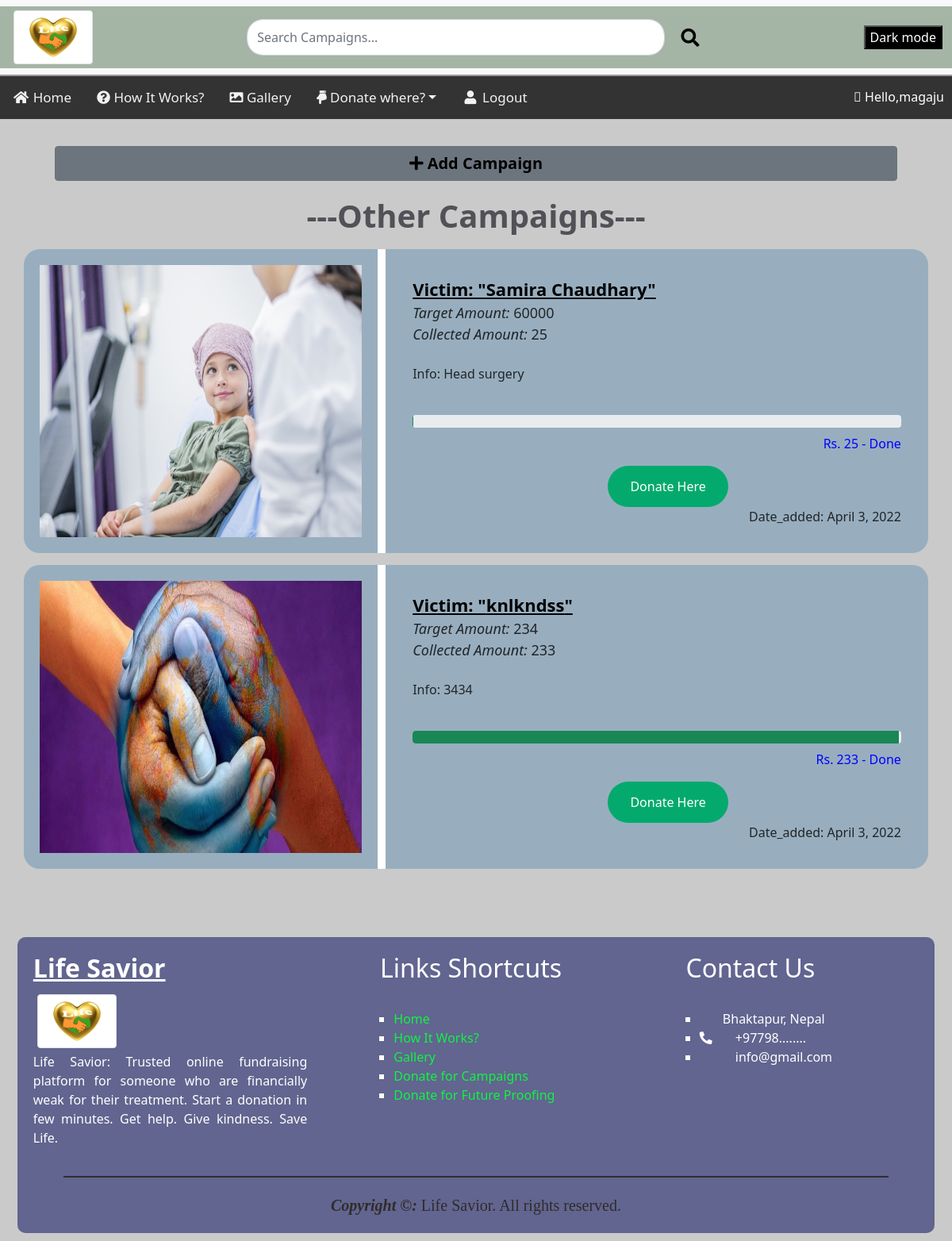
Page /othercampaign/ (signed in) on the committed database.
### app/models.py (models this page shows, shortened)
class OtherCampaign(models.Model):
    manager = models.ForeignKey(User, on_delete=models.CASCADE, default=None)
    Name = models.CharField(max_length=30)
    Image = models.ImageField(upload_to='images/')
    Target = models.IntegerField()
    Collected = models.IntegerField()
    Info = models.CharField(max_length=300)
    Date_added = models.DateField(auto_now_add=True)
    class Meta:
        ordering = ['-id']

### app/views.py (the view)
# urls.py: path('othercampaign/', views.othercampaign, name="campaign"),
def othercampaign(request):
    context = {
        'other_campaigns' : OtherCampaign.objects.all(),
    }
    return render(request, 'othercampaign.html', context)

### templates/othercampaign.html (shortened to what this page needs)
{% extends 'navigation.html' %}
{% load static %}
{% block content %}
<link rel="stylesheet" type="text/CSS" href="{% static './CSS/campaign.css' %}">
<div class="add_camp_btn">
  <button type="button" class="btn btn-secondary" style="width: 90%; margin-left: 5%; margin-top: 2%;">
    <a href="{% url 'create' %}" class="add_camp"><b><i class="fas fa-plus"></i>&nbsp;Add Campaign</b></a>
  </button>
</div>
<div style="text-align:center">
  <h1 class="oth_camp"><b>---Other Campaigns---</b></h1>
</div>
{% for other_campaign in other_campaigns %}
<div class="container" style="background-color:#f1f1f1">
  <div class="row">
    <div class="column-33">
      <img src="{% if other_campaign.Image %}
      {{other_campaign.Image.url}}
      {% else %}
      {% static './Images/blank.jpg' %}
      {% endif %}" class="camp_img" alt="App">
    </div>
    <div class="column-66">
      <a href="{% url 'detail' other_campaign.id %}" class="victim"><b><u>Victim: "{{other_campaign.Name}}"</u></b></a>
      <div class="target"><i>Target Amount:</i> {{other_campaign.Target}}</div>
      <div class="target"><i>Collected Amount:</i> {{other_campaign.Collected}}</div>
      <br>
      <p>Info: {{other_campaign.Info}}</p>
      <br>
      <div class="progress">
        <div class="progress-bar bg-success" role="progressbar" aria-valuenow="75"
          aria-valuemin="0" aria-valuemax="100" style="width: 75%"></div>
      </div>
      <div class="progress_text">Rs. {{ other_campaign.Collected }} - Done</div>
      <br>
      <br>
      <a href="{% url 'khaltirequest' other_campaign.id %}"><button class="button donate_here">Donate Here</button></a>
      <br>
      <div style="float: right;">Date_added: {{other_campaign.Date_added}}</div>
    </div>
    <br>
  </div>
</div>
{% endfor %}
{% endblock content %}

### templates/navigation.html (shortened to what this page needs)
<!DOCTYPE html>
{% load static %}
<html lang="en">
<head>
    <link rel="stylesheet" type="text/CSS" href="{% static './CSS/style.css' %}">
    <link rel="stylesheet" href="https://pro.fontawesome.com/releases/v5.10.0/css/all.css"
 />
    <link href="https://cdn.jsdelivr.net/npm/bootstrap@5.1.3/dist/css/bootstrap.min.css" rel="stylesheet"
>
</head>
<body>
    <header>
        <div class="fixed-top ft">
            <nav class="navbar navbar-light bg-light">
                <div class="container-fluid">
                    <img src="{% static './Images/Heart.png' %}" class="img-thumbnail" alt="logo" height="100px"
                        width="100px">
                    <form class="d-flex" action="{% url 'search' %}" method="GET">
                        <input class="form-control me-2" type="search" placeholder="Search Campaigns..."
                            aria-label="Search" name="search_term" value="{{search_term}}">
                        <button class="btn btn-outline-success search-btn" type="submit"><i class="fas fa-search"></i></button>
                    </form>
                    <button onclick="myFunction()" class="dark-md">Dark mode</button>
                </div>
            </nav>
            <div class="topnav" id="myTopnav">
                <a class="nav-link {% if nav_bar == 'home' %} active {% endif %}" aria-current="page" href="{% url 'home' %}"><i
                        class="fa fa-fw fa-home"></i>&nbsp;Home</a>
                <a class="nav-link {% if nav_bar == 'howitworks' %} active {% endif %}" href="{% url 'howitworks' %}"><i class="fas fa-question-circle"></i>&nbsp;How It Works?</a>
                <a class="nav-link {% if nav_bar == 'gallery' %} active {% endif %}" href="{% url 'gallery' %}"><i class="fas fa-image"></i>&nbsp;Gallery</a>
                <a class="nav-link dropdown-toggle" id="navbarDarkDropdownMenuLink" role="button"
                    data-bs-toggle="dropdown" aria-expanded="false">
                    <i class="fas fa-hand-point-down"></i>&nbsp;Donate where?</a>
                {% if request.user.is_authenticated %}
                <a class="nav-link {% if nav_bar == 'login' %} active {% endif %}" href="{% url 'logout' %}"><i class="fa fa-fw fa-user"></i>&nbsp;Logout</a>
                {% else %}
                <a class="nav-link {% if nav_bar == 'logout' %} active {% endif %}" href="{% url 'login' %}"><i class="fa fa-fw fa-user"></i>&nbsp;Log In</a>
                {% endif %}
                <p class="hello-user"><i class="fal fa-hand-paper"></i>&nbsp;Hello,{{request.user}}</p>
            </div>
        </div>
    </header>
    {% block content %}
    {% endblock content %}
    <footer class="container-footer">
        <div class="row-footer">
            <div class="column-footer">
                <h2><b><u>Life Savior</u></b></h2>
                <img src="{% static './Images/Heart.png' %}" class="img-thumbnail" alt="logo" height="100px"
                    width="100px">
                <br>
                <p>Life Savior: Trusted online fundraising platform for someone who are financially weak for their
                    treatment. Start a donation in few minutes. Get help. Give kindness. Save Life.</p>
            </div>
            <div class="column-footer">
                <h2 style="padding-left: 15%;">Links Shortcuts</h2>
                <br>
                <ul class="footer-ul">
                    <li>
                        <a class="footer-link" href="{% url 'home' %}">Home</a>
                    </li>
                    <li>
                        <a class="footer-link" href="#">How It Works?</a>
                    </li>
                    <li>
                        <a class="footer-link" href="{% url 'gallery' %}">Gallery</a>
                    </li>
                    <li>
                        <a class="footer-link" href="{% url 'campaign' %}">Donate for Campaigns</a>
                    </li>
                    <li>
                        <a class="footer-link" href="#">Donate for Future Proofing</a>
                    </li>
                </ul>
            </div>
            <div class="column-footer">
                <h2 style="padding-left: 15%;">Contact Us</h2>
                <br>
                <ul class="footer-ul">
                    <li>
                        <div style="color: white;">&nbsp;&nbsp;&nbsp;&nbsp;&nbsp;&nbsp;
                            Bhaktapur, Nepal</div>
                    </li>
                    <li>
                        <div style="color: white;"><i class="fas fa-phone-alt"></i>&nbsp;&nbsp;&nbsp;&nbsp;&nbsp;&nbsp;
                            +97798........</div>
                    </li>
                    <li>
                        <div style="color: white;"><i
                                class="far fa-envelope-square"></i>&nbsp;&nbsp;&nbsp;&nbsp;&nbsp;&nbsp; info@gmail.com
                        </div>
                    </li>
                </ul>
            </div>
        </div>
        <div class="copyright"><b><i>Copyright &copy;:</i></b> Life Savior. All rights reserved.</div>
    </footer>
</body>
</html>

### static/CSS/style.css (style rules this page uses)
body { padding: 10px; }
Header { margin-bottom: 10%; }
.topnav { overflow: hidden; background-color: #333; }
.topnav a { float: left; display: block; color: #f2f2f2; text-align: center; padding: 14px 16px; text-decoration: none; font-size: 17px; }
.dark-md { background-color: black; color: white; }
.hello-user { margin: 0 10px; margin-top: 14px; float: right; color: white; }
.bg-light { border-bottom: rgb(154, 153, 158) 2px solid; width: auto; }
.container-fluid { background-color: rgb(164, 180, 165); width: 100%; }
.img-thumbnail { margin: 5px; position: relative; }
.d-flex { width: 50%; }
.d-flex .me-2 { border-radius: 20px; }
.search-btn { border: none !important; color: rgb(0, 0, 0) !important; font-size: 23px !important; margin-right: 1%; border-radius: 30px !important; }
.container-footer { width: auto; height: fit-content; margin-top: 6%; overflow: hidden; margin-left: 1%; margin-right: 1%; border-radius: 10px; background-color: rgb(97, 101, 143); }
.column-footer { float: left; width: 33.33%; height: 100%; padding: 20px; text-align: justify; color: white; }
.row-footer:after { content: ""; display: table; clear: both; }
.footer-ul { list-style: square; color: rgb(255, 255, 255); padding-left: 20%; }
.footer-link { text-decoration: none; color: rgb(17, 243, 66); }
.copyright { width: 90%; font-family: 'Times New Roman', Times, serif; font-size: 20px; text-align: center; margin-left: 5%; margin-bottom: 20px; padding-top: 20px; color: rgb(49, 43, 43); border-top: 2px solid rgb(49, 45, 45); }

### static/CSS/campaign.css (style rules this page uses)
.add_camp_btn { margin-top: 150px; }
.add_camp { text-decoration: none; color: rgb(0, 0, 0); font-size: 20px; }
.oth_camp { padding-top: 20px; padding-bottom: 10px; color: rgb(81, 81, 87); }
body { margin: 0; background-color: rgb(202, 202, 202); }
.container { border-bottom: 15px solid rgb(202, 202, 202); border-radius: 50px; }
.row { background-color: rgb(152, 174, 190); border-radius: 20px; }
.row:after { content: ""; display: table; clear: both }
.column-66 { width: 60%; padding: 3%; vertical-align: middle; }
.column-33 { float: left; width: 40%; padding: 20px; border-right: 10px solid rgb(255, 255, 255); }
.button { margin-left: 40%; border: none; padding: 14px 28px; border-radius: 40px; cursor: pointer; background-color: #04AA6D; }
.donate_here { text-decoration: none; color: white; font-size: 16px; }
.camp_img { display: block; height: 100%; max-width: 100%; }
.victim { font-size: 22px; text-decoration: none; color: rgb(0, 0, 0); }
.target { font-size: 18px; }
.progress_text { float: right; color: blue; padding-top: 8px; }

### rows in the picture
OtherCampaign: Image (picture), Name "Samira Chaudhary", Target "60000", Collected "25", Info "Head surgery", Date_added "April 3, 2022"
OtherCampaign: Image (picture), Name "knlkndss", Target "234", Collected "233", Info "3434", Date_added "April 3, 2022"

### other values in the picture
{{ request.user }} "magaju"
